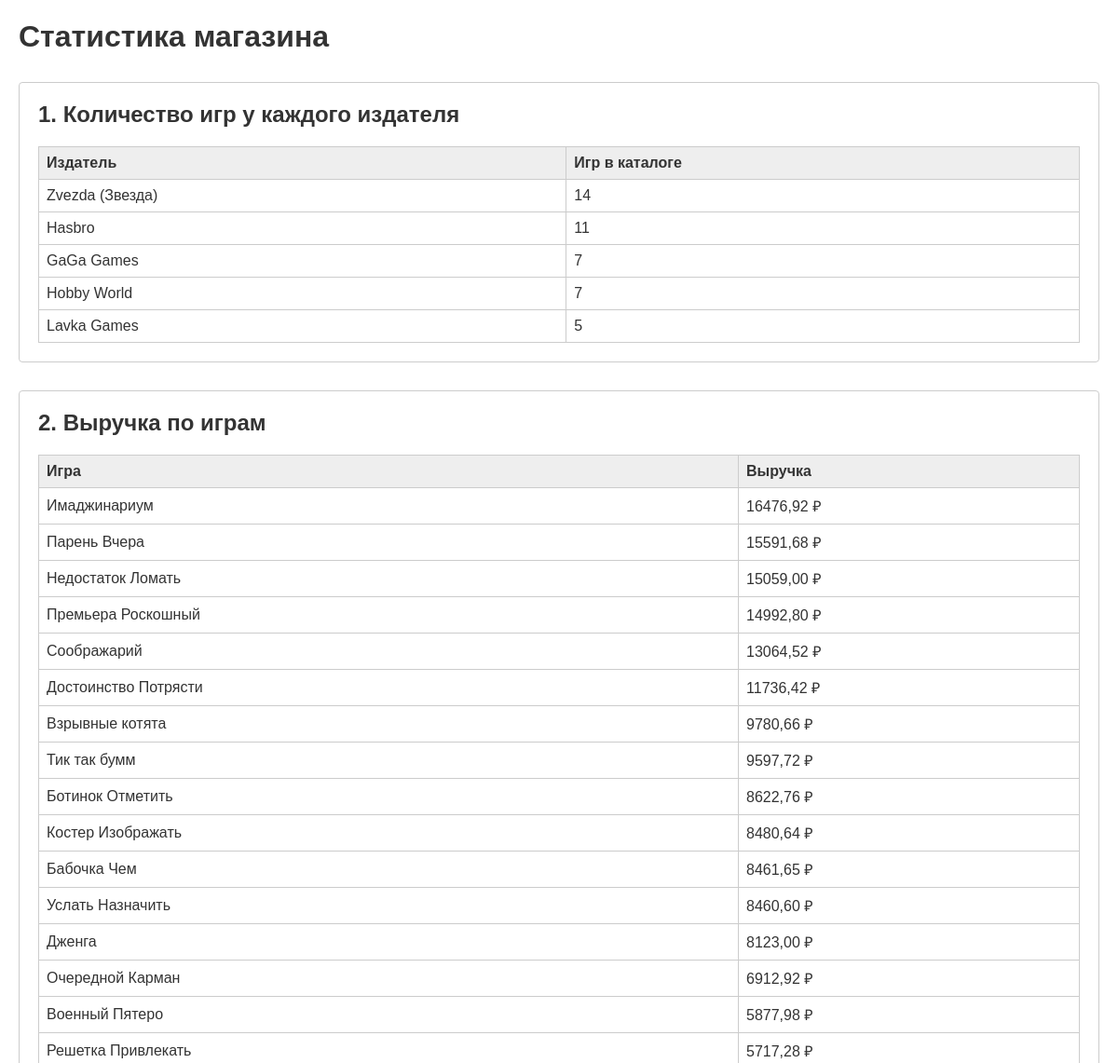
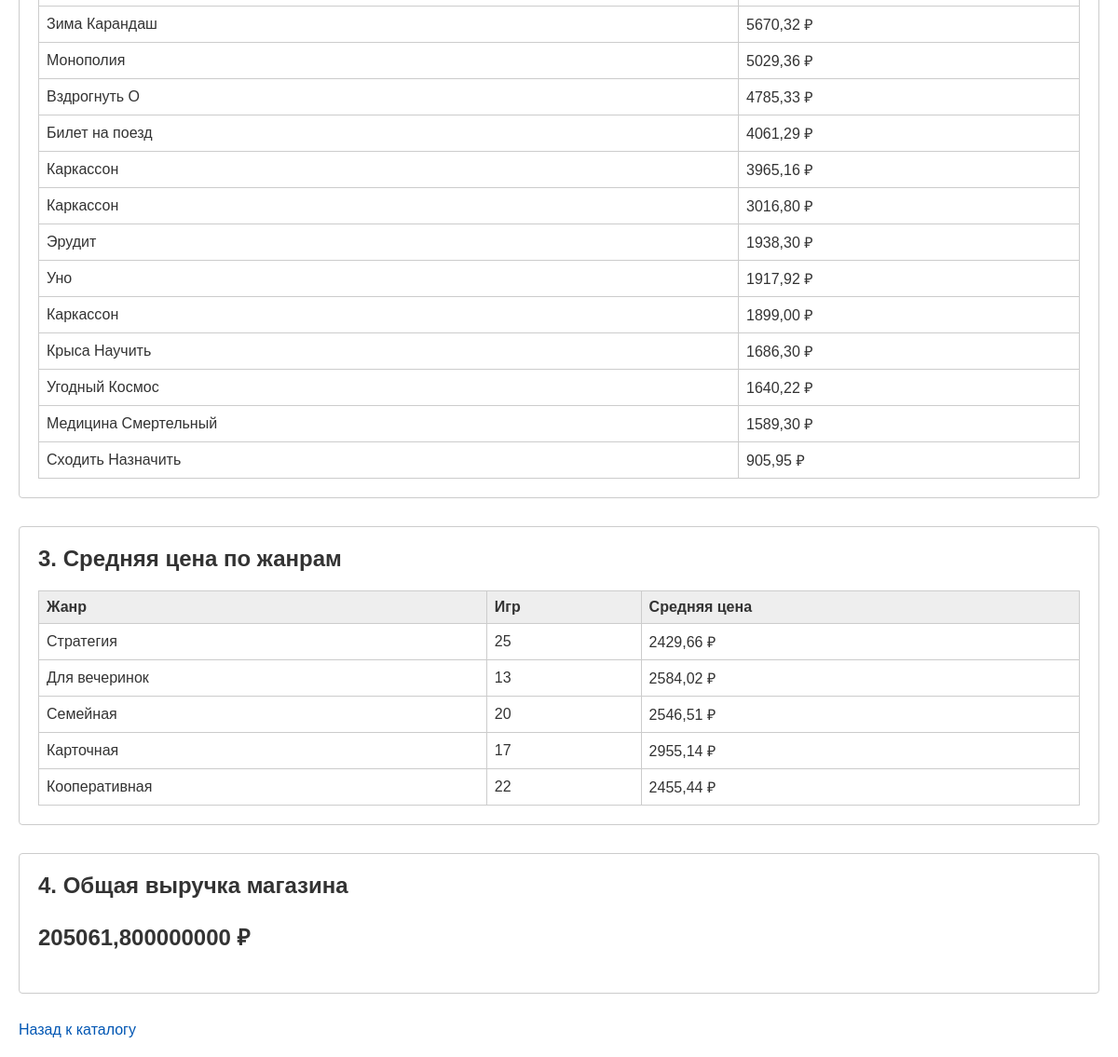
Screenshot of /stats/ with the database file from the repository (2 pictures, top to bottom).
### puzzlestore/models.py (models this page shows, shortened)
class Publisher(models.Model):
    name = models.CharField(
        max_length=255,
        unique=True,
        verbose_name="Название издателя"
    )
    website = models.URLField(
        blank=True,
        null=True,
        verbose_name="Сайт издателя"
    )
    class Meta:
        verbose_name = "Издатель"
        verbose_name_plural = "Издатели"
        ordering = ['name']

class BoardGame(models.Model):
    name = models.CharField(
        max_length=255,
        verbose_name="Название игры"
    )
    image = models.ImageField(
        upload_to='games/',
        blank=True,
        null=True,
        verbose_name="Изображение"
    )
    rules_file = models.FileField(
        upload_to='rules/',
        blank=True,
        null=True,
        verbose_name="Правила (PDF)",
        validators=[
            FileExtensionValidator(
                allowed_extensions=['pdf'],
                message='Файл правил должен быть в формате PDF'
            )
        ]
    )
    description = models.TextField(
        blank=True,
        null=True,
        verbose_name="Описание"
    )
    price = models.DecimalField(
        max_digits=10,
        decimal_places=2,
        verbose_name="Цена"
    )
    age_limit = models.ForeignKey(
        AgeLimit,
        on_delete=models.PROTECT,
        related_name='board_games',
        verbose_name="Возрастное ограничение"
    )
    publisher = models.ForeignKey(
        Publisher,
        on_delete=models.PROTECT,
        related_name='board_games',
        verbose_name="Издатель"
    )
    genres = models.ManyToManyField(
        Genre,
        verbose_name="Жанры",
        related_name='board_games'
    )
    creators = models.ManyToManyField(
        Creator,
        through='BoardGameCreator',
        through_fields=('game', 'creator'),
        verbose_name="Создатели",
        related_name='board_games'
    )
    current_stock = models.PositiveIntegerField(
        default=0,
        verbose_name="Текущий остаток на складе"
    )
    rating_avg = models.DecimalField(
        max_digits=3,
        decimal_places=2,
        blank=True,
        null=True,
        verbose_name="Средний рейтинг"
    )
    created_at = models.DateTimeField(
        auto_now_add=True,
        verbose_name="Дата добавления"
    )
    objects = BoardGameManager()
    class Meta:
        verbose_name = "Настольная игра"
        verbose_name_plural = "Настольные игры"
        ordering = ['-created_at']

class Genre(models.Model):
    name = models.CharField(
        max_length=100,
        unique=True,
        verbose_name="Название жанра"
    )
    class Meta:
        verbose_name = "Жанр"
        verbose_name_plural = "Жанры"
        ordering = ['name']

### puzzlestore/views.py (the view)
# urls.py: path('stats/', views.stats_view, name='stats'),
def stats_view(request):
    publishers = Publisher.objects.annotate(
        games_count=Count('board_games')
    ).order_by('-games_count').prefetch_related('board_games')
    games_revenue = BoardGame.objects.select_related('publisher').annotate(
        revenue=Sum(F('sales__quantity') * F('sales__unit_price'))
    ).filter(revenue__isnull=False).order_by('-revenue')
    genre_stats = Genre.objects.annotate(
        avg_price=Avg('board_games__price'),
        games_count=Count('board_games')
    ).filter(games_count__gt=0).prefetch_related('board_games')
    total_revenue = Sale.objects.aggregate(
        total=Sum(F('quantity') * F('unit_price'))
    )['total']
    context = {
        'publishers': publishers,
        'games_revenue': games_revenue,
        'genre_stats': genre_stats,
        'total_revenue': total_revenue,
    }
    return render(request, 'puzzlestore/stats.html', context)

### puzzlestore/templates/puzzlestore/stats.html (shortened to what this page needs)
<!DOCTYPE html>
<html>
<head>
</head>
<body>
    <h1>Статистика магазина</h1>
    <div class="section">
        <h2>1. Количество игр у каждого издателя</h2>
        <table>
            <tr><th>Издатель</th><th>Игр в каталоге</th></tr>
            {% for pub in publishers %}
            <tr>
                <td>{{ pub.name }}</td>
                <td>{{ pub.games_count }}</td>
            </tr>
            {% endfor %}
        </table>
    </div>
    <div class="section">
        <h2>2. Выручка по играм</h2>
        <table>
            <tr><th>Игра</th><th>Выручка</th></tr>
            {% for game in games_revenue %}
            <tr>
                <td>{{ game.name }}</td>
                <td>{{ game.revenue|default:0|floatformat:2 }} ₽</td>
            </tr>
            {% endfor %}
        </table>
    </div>
    <div class="section">
        <h2>3. Средняя цена по жанрам</h2>
        <table>
            <tr><th>Жанр</th><th>Игр</th><th>Средняя цена</th></tr>
            {% for genre in genre_stats %}
            <tr>
                <td>{{ genre.name }}</td>
                <td>{{ genre.games_count }}</td>
                <td>{{ genre.avg_price|floatformat:2 }} ₽</td>
            </tr>
            {% endfor %}
        </table>
    </div>
    <div class="section">
        <h2>4. Общая выручка магазина</h2>
        <p class="total">{{ total_revenue|default:0 }} ₽</p>
    </div>
    <p><a href="{% url 'puzzlestore:catalog' %}">Назад к каталогу</a></p>
</body>
</html>

### puzzlestore/templates/puzzlestore/stats.html (style rules this page uses)
body { font-family: Arial, sans-serif; margin: 20px; color: #333; }
.section { margin: 30px 0; padding: 20px; border: 1px solid #ccc; border-radius: 4px; }
h2 { margin-top: 0; }
table { width: 100%; border-collapse: collapse; }
th, td { border: 1px solid #ccc; padding: 8px; text-align: left; }
th { background-color: #eee; }
.total { font-size: 24px; font-weight: bold; }
a { color: #0056b3; text-decoration: none; }

### rows the page displays
Publisher: name "Zvezda (Звезда)", games_count "14"
Publisher: name "Hasbro", games_count "11"
Publisher: name "GaGa Games", games_count "7"
Publisher: name "Hobby World", games_count "7"
Publisher: name "Lavka Games", games_count "5"
BoardGame: name "Имаджинариум", revenue "16476,92"
BoardGame: name "Парень Вчера", revenue "15591,68"
BoardGame: name "Недостаток Ломать", revenue "15059,00"
BoardGame: name "Премьера Роскошный", revenue "14992,80"
BoardGame: name "Соображарий", revenue "13064,52"
BoardGame: name "Достоинство Потрясти", revenue "11736,42"
BoardGame: name "Взрывные котята", revenue "9780,66"
BoardGame: name "Тик так бумм", revenue "9597,72"
BoardGame: name "Ботинок Отметить", revenue "8622,76"
BoardGame: name "Костер Изображать", revenue "8480,64"
BoardGame: name "Бабочка Чем", revenue "8461,65"
BoardGame: name "Услать Назначить", revenue "8460,60"
BoardGame: name "Дженга", revenue "8123,00"
BoardGame: name "Очередной Карман", revenue "6912,92"
BoardGame: name "Военный Пятеро", revenue "5877,98"
BoardGame: name "Решетка Привлекать", revenue "5717,28"
BoardGame: name "Зима Карандаш", revenue "5670,32"
BoardGame: name "Монополия", revenue "5029,36"
BoardGame: name "Вздрогнуть О", revenue "4785,33"
BoardGame: name "Билет на поезд", revenue "4061,29"
BoardGame: name "Каркассон", revenue "3965,16"
BoardGame: name "Каркассон", revenue "3016,80"
BoardGame: name "Эрудит", revenue "1938,30"
BoardGame: name "Уно", revenue "1917,92"
BoardGame: name "Каркассон", revenue "1899,00"
BoardGame: name "Крыса Научить", revenue "1686,30"
BoardGame: name "Угодный Космос", revenue "1640,22"
BoardGame: name "Медицина Смертельный", revenue "1589,30"
BoardGame: name "Сходить Назначить", revenue "905,95"
Genre: name "Стратегия", games_count "25", avg_price "2429,66"
Genre: name "Для вечеринок", games_count "13", avg_price "2584,02"
Genre: name "Семейная", games_count "20", avg_price "2546,51"
Genre: name "Карточная", games_count "17", avg_price "2955,14"
Genre: name "Кооперативная", games_count "22", avg_price "2455,44"

### other values shown
{{ total_revenue|default:0 }} "205061,800000000"
